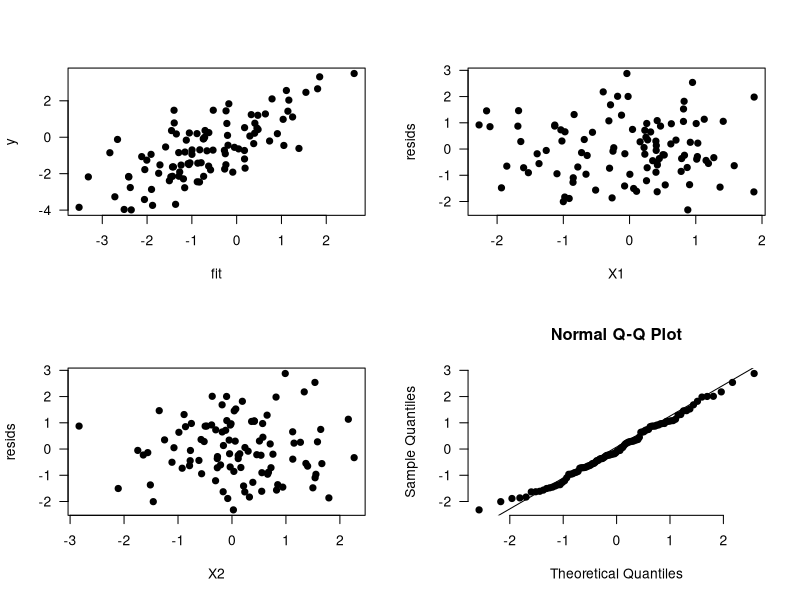

Source code (R):
## ---- chunk 1
generate.data <- function(n){
  X = matrix(rnorm(2*n), n, 2)
  epsilon = rnorm(n)
  beta = runif(3, -1, 1) 
  y =cbind(1,X)%*%beta+epsilon
  df = data.frame(y=y, X1 = X[,1], X2 = X[,2])
  return(df)
}

estimate.and.plot <- function(dataframe, ...){
  mdl = lm(y~X1+X2, data=dataframe)
  resids = residuals(mdl)
  fit =  fitted(mdl)
  par(mfrow=c(2,2))
  with(dataframe, { ## Answer a question below about this line
    plot(y~fit, las=1, pch=19,...)
    plot(resids~X1, las=1, pch=19,...)
    plot(resids~X2, las=1, pch=19,...)
    })
  qqnorm(resids, pch=19, bty='n',las=1)
  qqline(resids)
  return(mdl)
}
## ---- chunk 2
# 1. Use this chunk to generate some data with the first function. 
# 2. Estimate the model with the second function.
# 3. Uncomment the code below to include a table with coefficient 
#    estimates (replace mdl with the correct output from the second
#    function).

dataframe = generate.data(100)
mdl = estimate.and.plot(dataframe)
knitr::kable(summary(mdl)$coef, digits=3)
